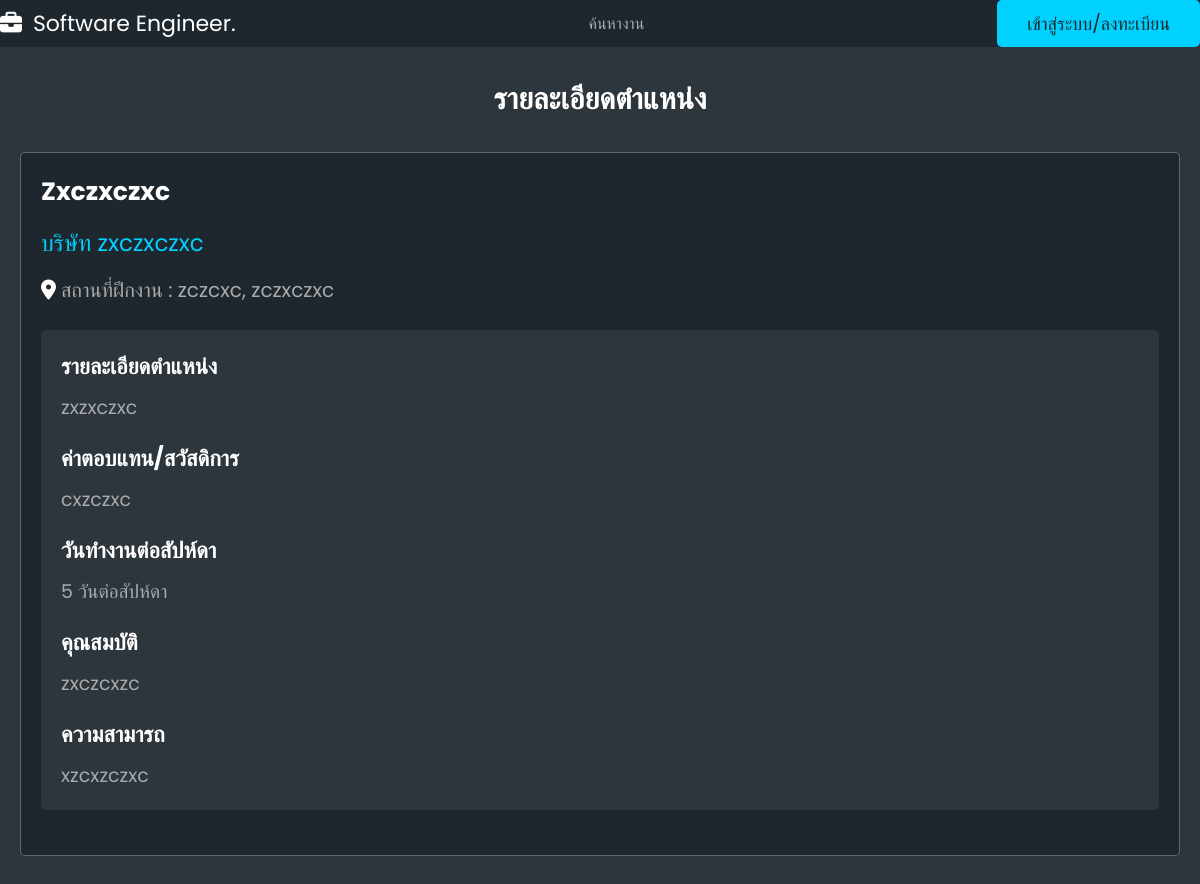
The app's page /viewjob/12/ with its own data.
### usertype/models.py (models this page shows, shortened)
class Job(models.Model):
    jobname = models.CharField(max_length=255)
    jobdes = models.TextField()
    worktype = models.CharField(max_length=255)
    quality = models.TextField()
    benefit = models.TextField()
    workstart = models.TimeField()
    workend = models.TimeField()
    workday = models.CharField(max_length=255)
    requirement = models.TextField()
    qualifications = models.TextField(blank=True, null=True)
    skills = models.TextField()
    company = models.CharField(max_length=255)
    city = models.CharField(max_length=255)
    country = models.CharField(max_length=255)

### usertype/views.py (the view)
# urls.py: path("viewjob/<str:job_id>/", views.viewjob, name="view_job"),  # View job page
def viewjob(request, job_id):
    job = Job.objects.get(id=job_id)
    return render(request, "userweb/view_job.html", {"job": job})

### usertype/templates/userweb/view_job.html (shortened to what this page needs)
<!DOCTYPE html>
<html lang="en">
  <head>
    {% load static %}
    <link rel="stylesheet" href="{% static "css/style.css" %}" />
  </head>
  <body>
    {% include "navbarmain.html" %}
    <section class="job-details">
      <h1 class="heading">รายละเอียดตำแหน่ง</h1>
      <div class="details">
        <div class="job-info">
          <h3 style="font-size:250%;">{{ job.jobname }}</h3>
          <a style="font-size:230%;" href="view_company.html">บริษัท {{ job.company }}</a>
          <p style="font-size:200%;"><i class="fas fa-map-marker-alt"></i>สถานที่ฝึกงาน : {{ job.city }}, {{job.country }}</p>
        </div>
        <div class="basic-details">
          <h3 style="font-size:220%;">รายละเอียดตำแหน่ง</h3>
          <p style="font-size:190%;">{{ job.jobdes }}</p>
          <h3 style="font-size:220%;">ค่าตอบแทน/สวัสดิการ</h3>
          <p style="font-size:190%;">{{ job.benefit }}</p>
          <h3 style="font-size:220%;">วันทำงานต่อสัปห์ดา</h3>
          <p style="font-size:190%;">{{ job.workday }}</p>
          <h3 style="font-size:220%;">คุณสมบัติ</h3>
          <p style="font-size:190%;">{{ job.requirement }}</p>
          <h3 style="font-size:220%;">ความสามารถ</h3>
          <p style="font-size:190%;">{{ job.skills }}</p>
        </div>
    </section>
    <section></section>
  </body>
</html>

### static/css/style.css (style rules this page uses)
:root { --main-color: #00d1ff; --red: red; --light-color: #aaa; --light-bg: #2d353d; --black: #1e272e; --white: #fff; --box-shadow: none; --border: 0.1rem solid rgba(255, 255, 255, 0.3); }
* { font-family: "Poppins", sans-serif; margin: 0; padding: 0; box-sizing: border-box; text-decoration: none; outline: none; border: none; }
html { font-size: 62.5%; overflow-x: hidden; scroll-padding-top: 7rem; scroll-behavior: smooth; }
body { background-color: var(--light-bg); }
section { padding: 2rem; margin: 0 auto; max-width: 1200px; }
.heading { text-align: center; margin-bottom: 2rem; font-size: 3rem; color: var(--white); text-transform: capitalize; padding: 1rem 0; }
.job-details .details { background-color: var(--black); border-radius: 0.5rem; border: var(--border); padding: 2rem; overflow-x: hidden; }
.job-details .details h3 { margin-bottom: 1rem; font-size: 2rem; color: var(--white); text-transform: capitalize; overflow-x: hidden; text-overflow: ellipsis; }
.job-details .details .job-info a { display: block; font-size: 1.6rem; color: var(--main-color); margin: 0.5rem 0; padding-top: 0.5rem; }
.job-details .details .job-info p { padding: 1rem 0; font-size: 1.6rem; color: var(--light-color); }
.job-details .details .job-info p i { margin-right: 0.5rem; color: var(--white); }
.job-details .details .basic-details { background-color: var(--light-bg); margin-top: 1.5rem; margin-bottom: 2.5rem; border-radius: 0.5rem; padding: 2rem; padding-bottom: 0; }
.job-details .details .basic-details p { color: var(--light-color); padding-bottom: 2rem; font-size: 1.6rem; }

### records on screen
Job: jobname "Zxczxczxc", company "zxczxczxc", city "zczcxc", country "zczxczxc", jobdes "zxzxczxc", benefit "cxzczxc", workday "5 วันต่อสัปห์ดา", requirement "zxczcxzc", skills "xzcxzczxc"
